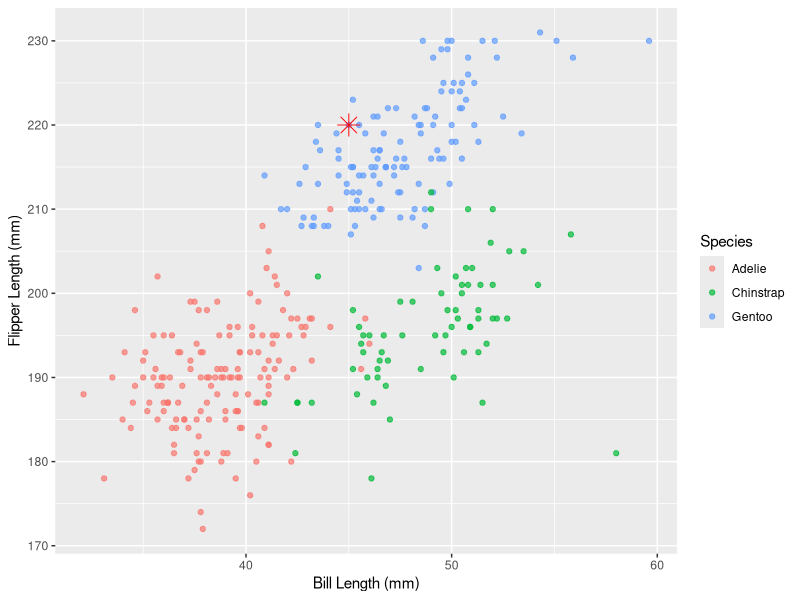

The R source for this figure:
## ---- chunk 1

knitr::opts_chunk$set(
  echo = FALSE,
  warning = FALSE,
  message = FALSE
)

library(palmerpenguins)
library(tidyverse)
library(nnet)
library(knitr)
library(kableExtra)
library(ggplot2)

data("penguins")
## ---- chunk 2
penguins_clean <- penguins %>%
  drop_na(species, bill_length_mm, flipper_length_mm)

species_counts <- penguins_clean %>%
  count(species)

adelie_n <- species_counts$n[species_counts$species == "Adelie"]
chinstrap_n <- species_counts$n[species_counts$species == "Chinstrap"]
gentoo_n <- species_counts$n[species_counts$species == "Gentoo"]

total_n <- nrow(penguins_clean)

## ---- chunk 3

species_summary <- penguins_clean %>%
  group_by(species) %>%
  summarise(
    `Avg Bill Length` = round(mean(bill_length_mm),1),
    `Avg Flipper Length` = round(mean(flipper_length_mm),1)
  )

unknown_row <- data.frame(
  species = "Unidentified Specimen",
  `Avg Bill Length` = 45,
  `Avg Flipper Length` = 220,
  check.names = FALSE
)

comparison_table <- bind_rows(species_summary, unknown_row)

kable(
  comparison_table,
  col.names = c("Species", "Bill Length (mm)", "Flipper Length (mm)")) %>%
  footnote(general = "Species rows show species means; unidentified Specimen row shows raw measurements.")

new_specimen <- tibble(
  bill_length_mm = 45,
  flipper_length_mm = 220
)

ggplot(penguins_clean, aes(x = bill_length_mm, y = flipper_length_mm, color = species)) +
  geom_point(alpha = 0.7) +
  geom_point(data = new_specimen,
             aes(x = bill_length_mm, y = flipper_length_mm),
             color = "red", size = 5, shape = 8) +
  labs(
    x = "Bill Length (mm)",
    y = "Flipper Length (mm)",
    color = "Species"
  )
## ---- chunk 4
model <- multinom(
  species ~ bill_length_mm + flipper_length_mm,
  data = penguins_clean
)

prediction <- predict(model, newdata = new_specimen)

prediction

## ---- chunk 5
probabilities <- predict(model, newdata = new_specimen, type = "probs")

prob_table <- data.frame(
  Species = names(probabilities),
  Probability = round(as.numeric(probabilities) * 100, 2)
)

kable(
  prob_table,
  caption = "Estimated Probability of Species Membership"
)
